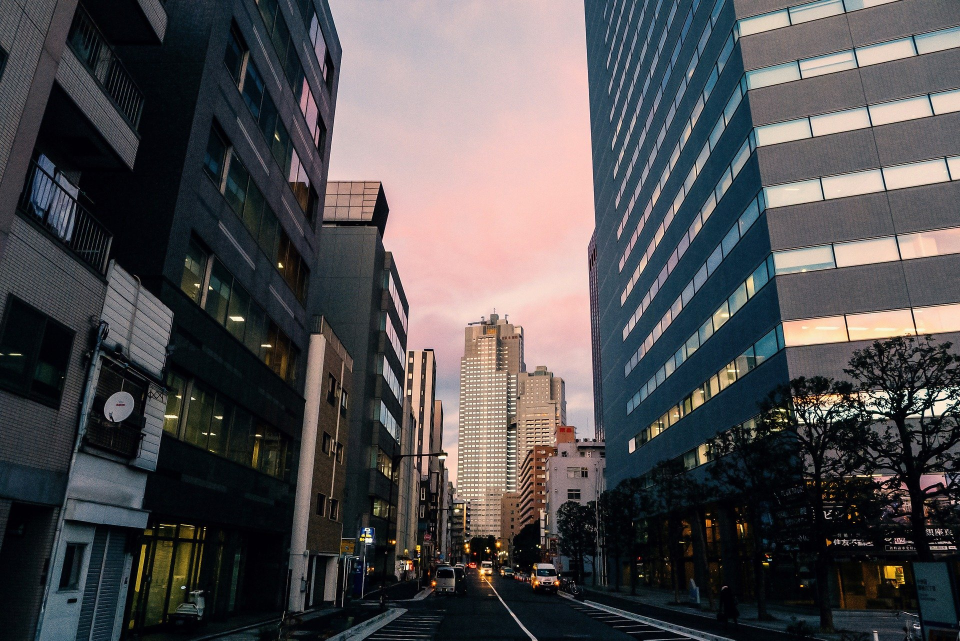
#> input picture ch09/japan.jpg, 1920 x 1281 px, found by its file name (shown at 1/2 size)
$ python corners_2.py
#> lines starting #> are read from the running program, lines starting #| are printed output that depends on the picture
import sys
import numpy as np
import cv2


src = cv2.imread('ch09/japan.jpg', cv2.IMREAD_GRAYSCALE)
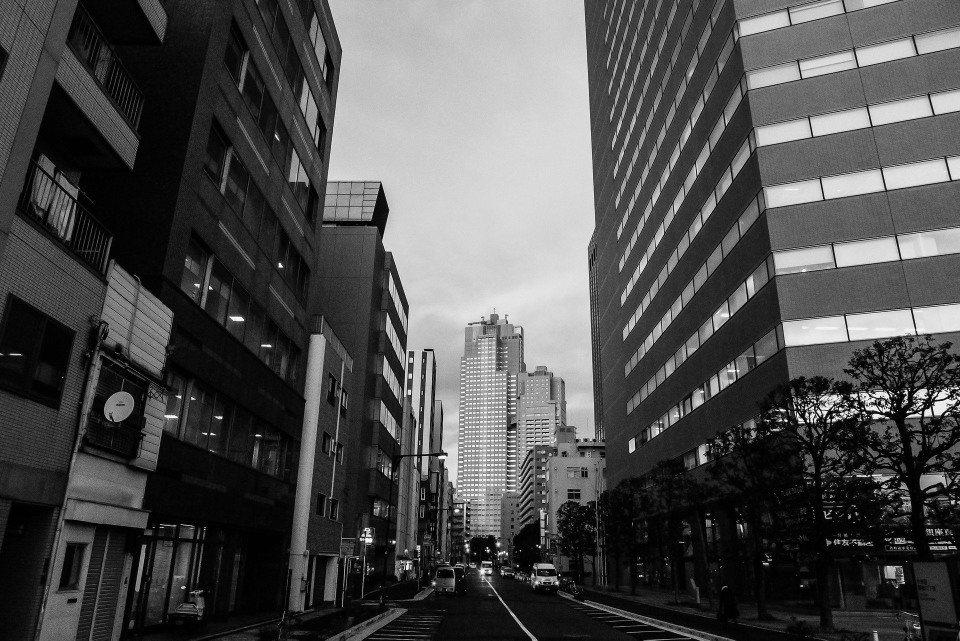
#> src: shape (1281, 1920) (shown at 1/2 size); min 0, max 255, mean 78.8

if src is None:
    print('Image load failed!')
    sys.exit()

tm = cv2.TickMeter()

# GFTT
tm.start()

corners = cv2.goodFeaturesToTrack(src, 400, 0.01, 10)
#> corners = 400 rows, first 8: [1041, 1101], [1818, 780], [1737, 835], [1577, 821], [1674, 818], [1279, 1152], [983, 1124], [970, 1100]

tm.stop()
print('GFTT: {}ms.'.format(tm.getTimeMilli()))

dst1 = cv2.cvtColor(src, cv2.COLOR_GRAY2BGR)

if corners is not None:
    for i in range(corners.shape[0]):
        pt = (int(corners[i, 0, 0]), int(corners[i, 0, 1]))
        cv2.circle(dst1, pt, 5, (0, 0, 255), 2)
#> this loop made 400 passes
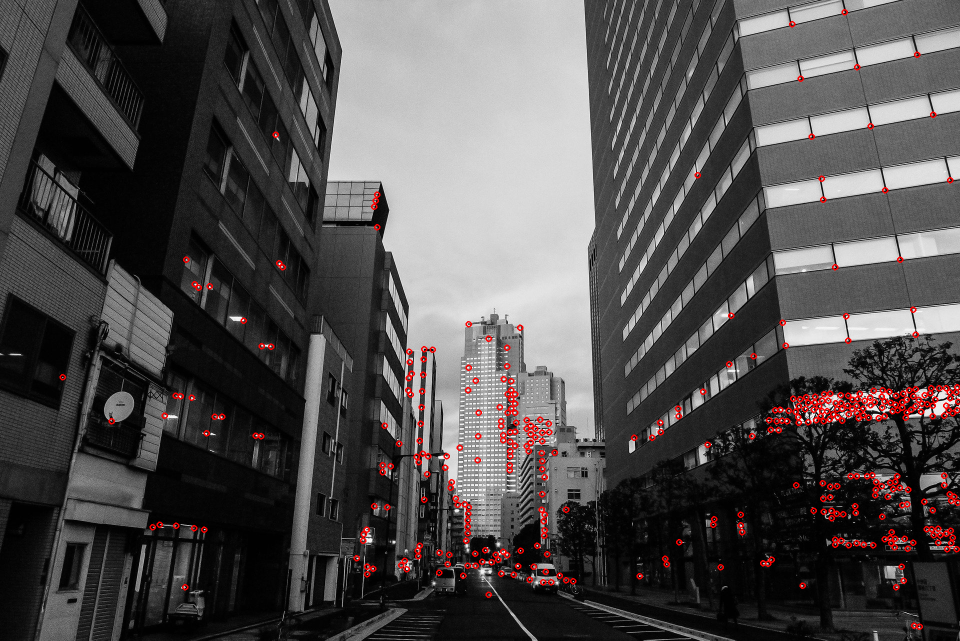
#> dst1: shape (1281, 1920, 3) (shown at 1/2 size); mean B, G, R 77.6, 77.6, 81.2

# FAST
tm.reset()
tm.start()

fast = cv2.FastFeatureDetector_create(60) # 임계값 60 지정
keypoints = fast.detect(src)
#> keypoints = 6605 keypoints; strongest (x, y, size): (1428, 1038, 7), (1481, 1029, 7), (306, 1054, 7), (1828, 780, 7)

tm.stop()
print('FAST: {}ms.'.format(tm.getTimeMilli()))

dst2 = cv2.cvtColor(src, cv2.COLOR_GRAY2BGR)

for kp in keypoints:
    pt = (int(kp.pt[0]), int(kp.pt[1]))
    cv2.circle(dst2, pt, 5, (0, 0, 255), 2)
#> this loop made 6605 passes
#> kp on passes 1 to 3: keypoint at (1216, 3), size 7, keypoint at (1271, 4), size 7, keypoint at (292, 5), size 7
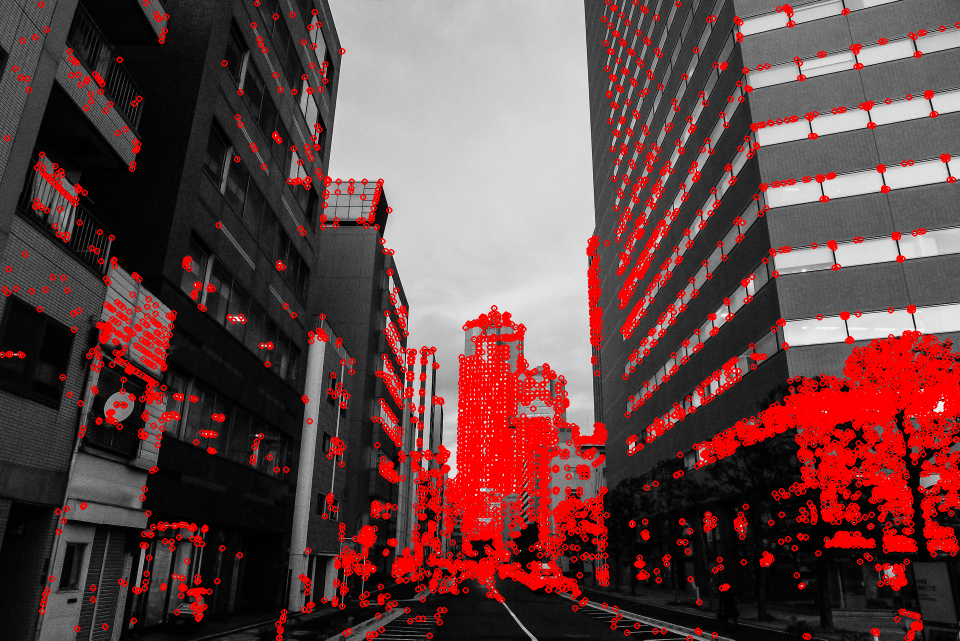
#> dst2: shape (1281, 1920, 3) (shown at 1/2 size); mean B, G, R 67.9, 67.9, 102.5

cv2.imshow('src', src)
cv2.imshow('gftt', dst1)
cv2.imshow('fast', dst2)
cv2.waitKey()

cv2.destroyAllWindows()

$ run again, with ch09/building.jpg copied over ch09/japan.jpg
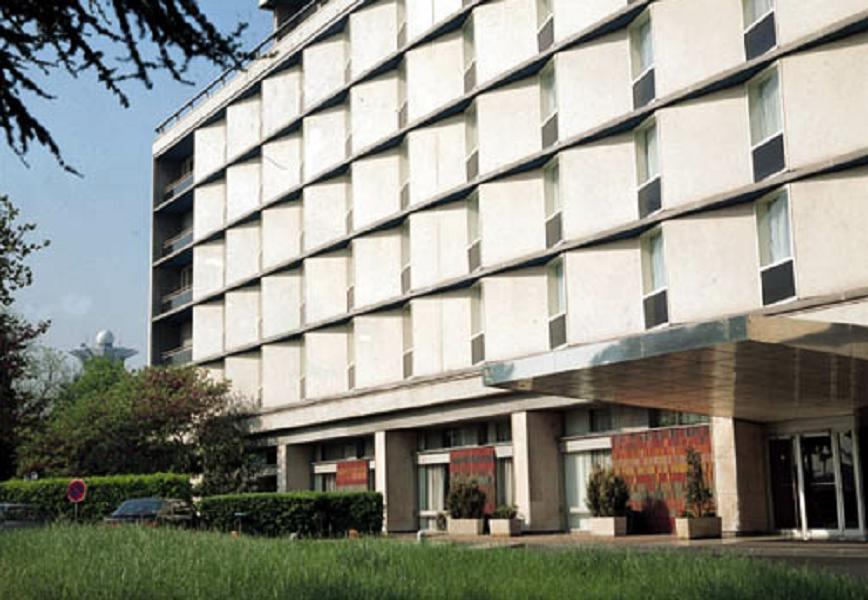
#> input picture ch09/building.jpg, 868 x 600 px, found by its file name
#> corners = 400 rows, first 8: [198, 514], [15, 20], [781, 134], [764, 304], [4, 70], [791, 261], [31, 247], [772, 13]
#> the loop `for i in range(corners.shape[0]):` made 400 passes
#> after the loop `for i in range(corners.shape[0]):`:
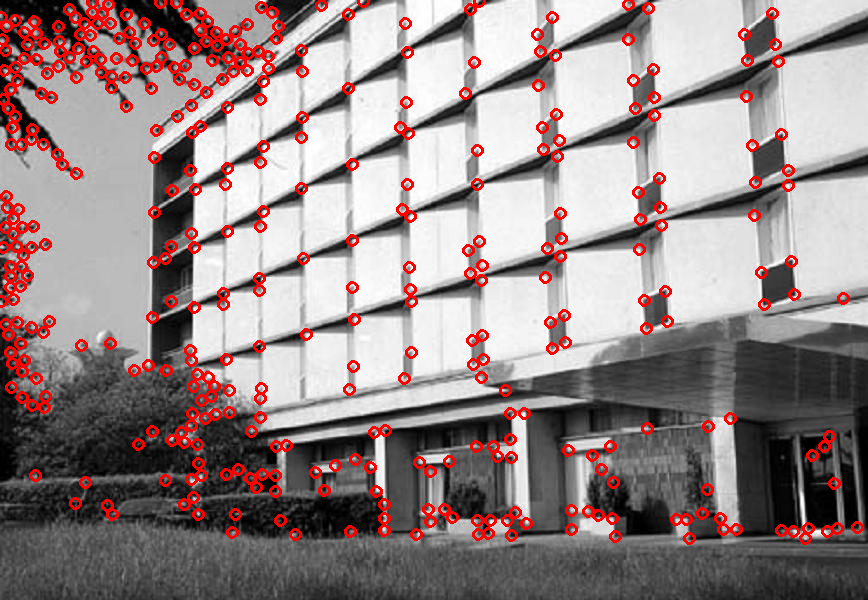
#> dst1: shape (600, 868, 3); mean B, G, R 134.1, 134.1, 151.1
#> keypoints = 580 keypoints; strongest (x, y, size): (198, 514, 7), (791, 261, 7), (772, 13, 7), (781, 135, 7)
#> the loop `for kp in keypoints:` made 580 passes
#> kp on passes 1 to 3: keypoint at (176, 3), size 7, keypoint at (260, 3), size 7, keypoint at (629, 3), size 7
#> after the loop `for kp in keypoints:`:
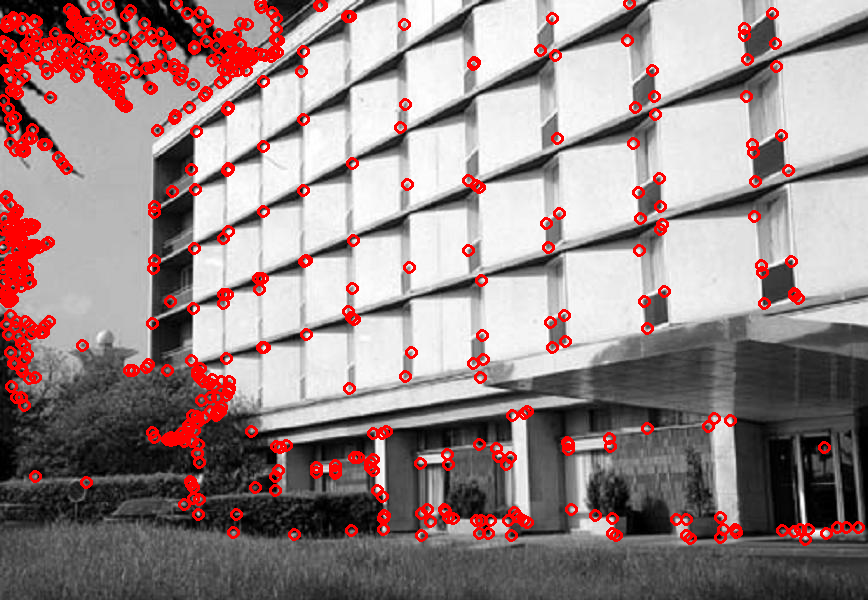
#> dst2: shape (600, 868, 3); mean B, G, R 133.2, 133.2, 152.4

$ run again, with ch09/img1.jpg copied over ch09/japan.jpg
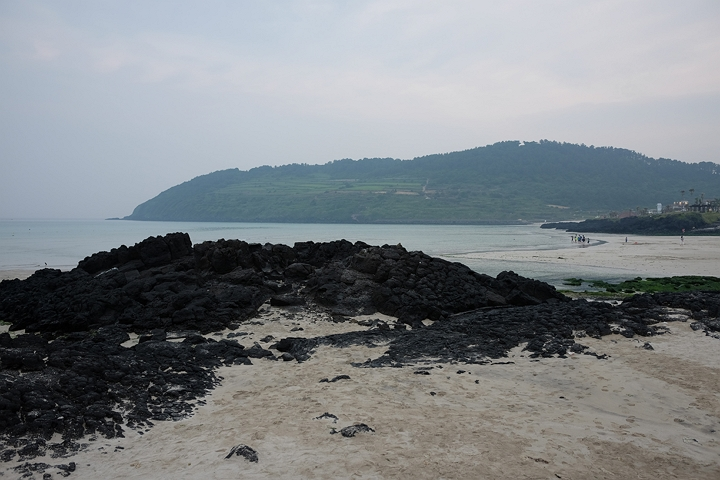
#> input picture ch09/img1.jpg, 720 x 480 px, found by its file name
#> corners = 400 rows, first 8: [353, 243], [380, 246], [127, 247], [192, 247], [120, 344], [195, 398], [621, 301], [399, 243]
#> the loop `for i in range(corners.shape[0]):` made 400 passes
#> after the loop `for i in range(corners.shape[0]):`:
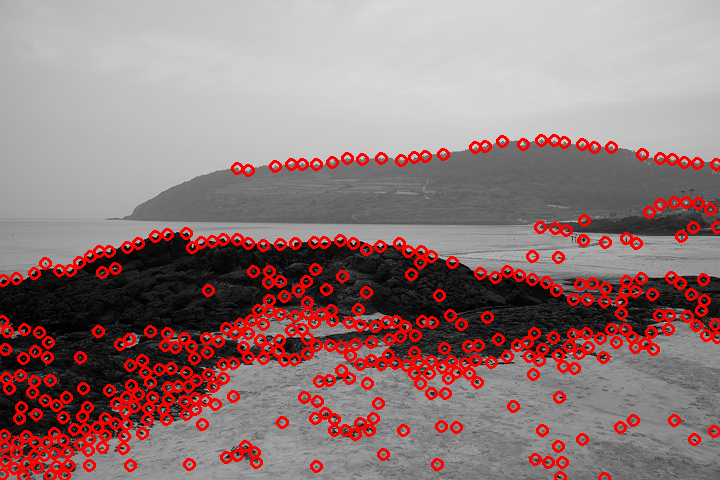
#> dst1: shape (480, 720, 3); mean B, G, R 121.2, 121.2, 146.5
#> keypoints = 694 keypoints; strongest (x, y, size): (353, 243, 7), (192, 246, 7), (314, 242, 7), (123, 245, 7)
#> the loop `for kp in keypoints:` made 694 passes
#> kp on passes 1 to 3: keypoint at (540, 140), size 7, keypoint at (546, 140), size 7, keypoint at (533, 141), size 7
#> after the loop `for kp in keypoints:`:
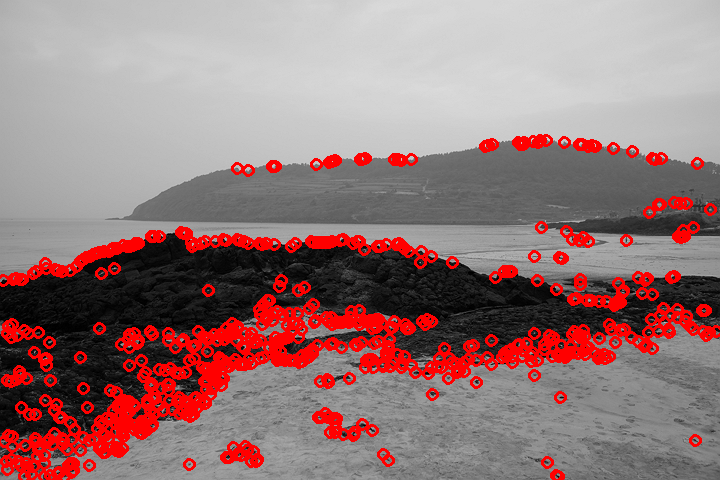
#> dst2: shape (480, 720, 3); mean B, G, R 119.4, 119.4, 150.4

$ run again, with ch09/img2.jpg copied over ch09/japan.jpg
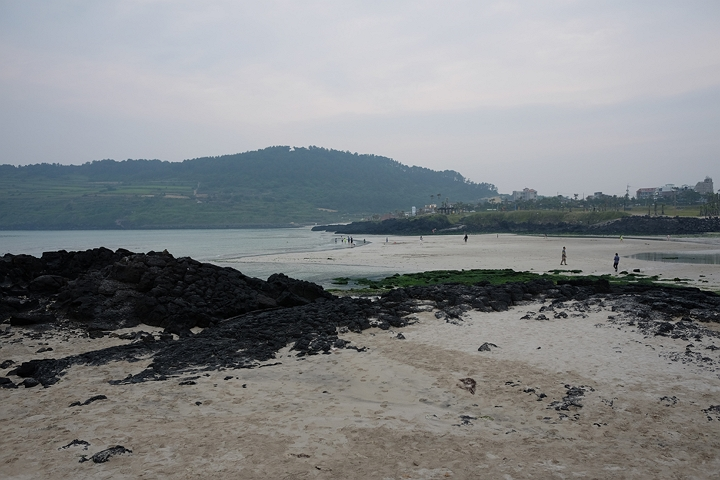
#> input picture ch09/img2.jpg, 720 x 480 px, found by its file name
#> corners = 400 rows, first 8: [114, 251], [380, 297], [639, 271], [145, 253], [612, 310], [462, 269], [370, 299], [447, 322]
#> the loop `for i in range(corners.shape[0]):` made 400 passes
#> after the loop `for i in range(corners.shape[0]):`:
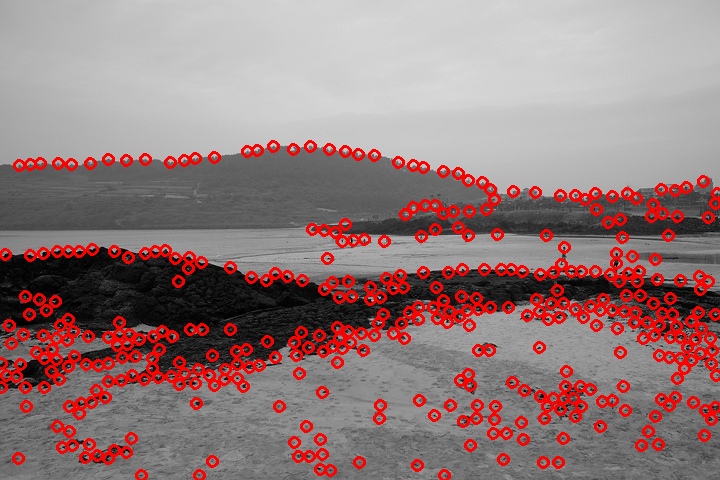
#> dst1: shape (480, 720, 3); mean B, G, R 122.3, 122.3, 147.7
#> keypoints = 645 keypoints; strongest (x, y, size): (511, 269, 7), (373, 300, 7), (114, 251, 7), (67, 251, 7)
#> the loop `for kp in keypoints:` made 645 passes
#> kp on passes 1 to 3: keypoint at (287, 146), size 7, keypoint at (309, 146), size 7, keypoint at (294, 147), size 7
#> after the loop `for kp in keypoints:`:
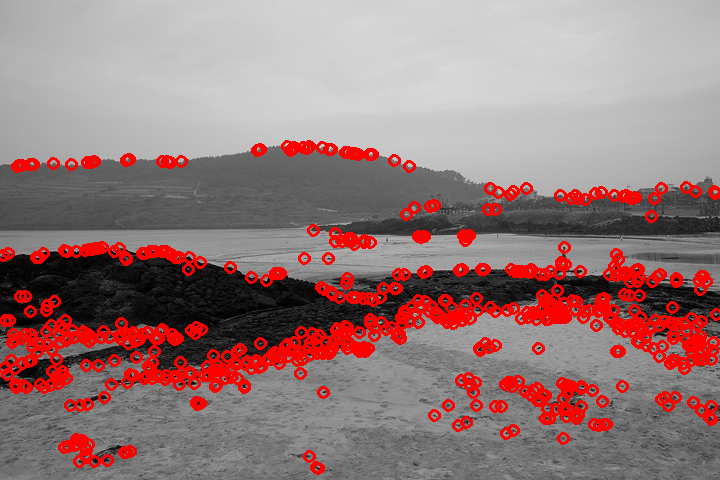
#> dst2: shape (480, 720, 3); mean B, G, R 120.8, 120.8, 150.4
